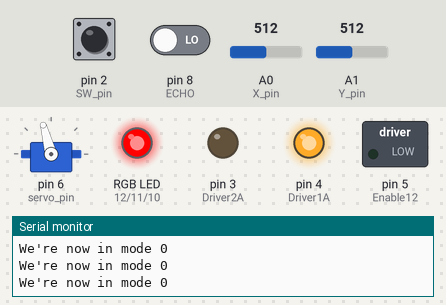
Bench run of a sketch on a simulated Arduino Uno, built with avr-gcc and run on an emulated ATmega328P. Parts: servo, switched loads named in the sketch (green lamp = pin HIGH), an RGB LED mixed from three pins (HIGH = lit), output pins drawn as LEDs (lit = HIGH), the last lines printed to the serial monitor. Inputs (shaded band) come from the test bench; at power-on: pin 2 (SW_pin) HIGH, pin 8 (ECHO) LOW, A0 (X_pin) = 512, A1 (Y_pin) = 512. Pins used as bus, display or sensor lines are not drawn.

Above: at 1.2 s.
1.3 s: pin 2 (SW_pin) pulled LOW for 0.15 s
At 1.9 s:
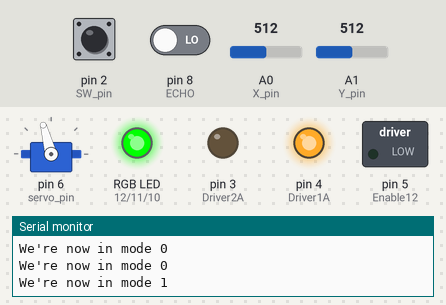
At 4.1 s:
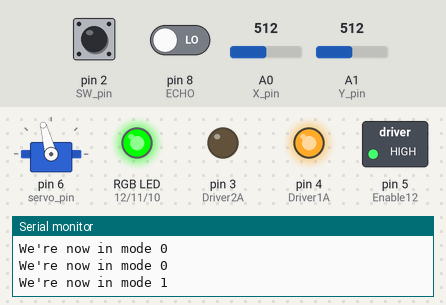
4.4 s: pin 2 (SW_pin) pulled LOW for 3.2 s
At 7.0 s:
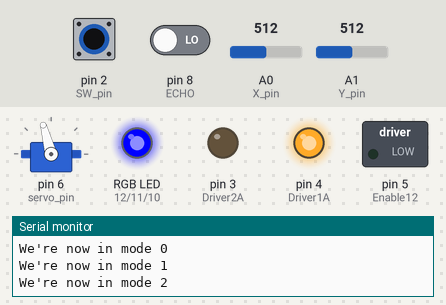
Timing chart, 0 to 20.2 s (numbered marks = the images above; inputs shaded):
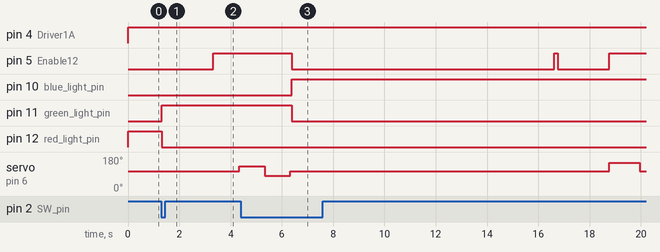

The sketch:

MEC830_-_Project_2.ino
```cpp
#include <Servo.h>

//joystick pins
const int X_pin = 0;
const int Y_pin = 1;
const int SW_pin = 2;

//servo pins
const int servo_pin = 6;

//dc motor pins
const int Enable12 = 5;  // PWM pin to L293D's EN12 (pin 1)
const int Driver1A = 4;  // To L293D's 1A (pin 2)
const int Driver2A = 3;  // To L293D's 2A (pin 7)

//sonic sensor pins
const int TRIG = 7;
const int ECHO = 8;

//led Pins
int red_light_pin= 12;
int green_light_pin = 11;
int blue_light_pin = 10;

//helper variables
int mode = 0;
//tune neutral angle so car is going straight
//range of 35 degree gives a 15-25cm radius circle
const int neutral = 105;
const int range = 25;
const int right = neutral + range;
const int left = neutral - range;
float sensor;
float d;
int buttonState;
int prevButtonState;
//120 is the lowest pwm possible for going straight
//use 155-255 as range of pwm
int speed = 255;
bool obstacle = false;


Servo servo;

void setup() {
  Serial.begin(9600);

  //joy stick
  pinMode(SW_pin, INPUT_PULLUP);

  //dc motor
  pinMode(Enable12,OUTPUT);
  pinMode(Driver1A,OUTPUT);
  pinMode(Driver2A,OUTPUT);

  //servo
  servo.attach(servo_pin);

  //sonic sensor
  pinMode(TRIG, OUTPUT);
  pinMode(ECHO, INPUT);

  //LED pins
  pinMode(red_light_pin, OUTPUT);
  pinMode(green_light_pin, OUTPUT);
  pinMode(blue_light_pin, OUTPUT);

  if (mode == 0)
  {
    RGB_color(255, 0, 0);
  } else if (mode == 1)
  {
    RGB_color(0, 255, 0);
  } else if (mode == 2)
  {
    RGB_color(0, 0, 255);
  }


  servo.write(neutral);
}

void loop() {
    //printlns for debugging
    // joystick direction is with wires facing away from you
    //Serial.println("X_pin: " + String(analogRead(X_pin)));
    //Serial.println("Y_pin: " + String(analogRead(Y_pin))); // 0 right, 1023 left,
    //Serial.println("SW_pin: " + String(digitalRead(SW_pin)));
    //Serial.println("Servo position: " + String(servo.read()));
    //Serial.println("Mode: " + String(mode));
    //Serial.println("Sensor Reading: " + String(Serial.println(sensor)));

    //task 1
    while (mode ==0)
    {
      Serial.println("We're now in mode 0");
      if (analogRead(Y_pin) > 450 && analogRead(Y_pin) < 550)
      {
        servo.write(neutral);
      } else if (analogRead(Y_pin) > 900)
      {
        //turn left
        servo.write(left-20);
      } else if (analogRead(Y_pin) < 100)
      {
        //turn right
        servo.write(right+20);
      }

      if (analogRead(X_pin) < 100)
      {
        motorCtrl(255, false);
      } else if (analogRead(X_pin) > 900){

        motorCtrl(255, true);
      } else{
        // maybe analog control will be viable
        motorCtrl(0,false);
      }

      if (!digitalRead(SW_pin)){
        mode = 1;
        RGB_color(0, 255, 0);
      }
    }

    //task 2
    while (mode == 1)
    {
      servo.write(neutral);
      motorCtrl(0,false);
      Serial.println("We're now in mode 1");
      delay(2000);
      motorCtrl(255, false);
      delay(1000);
      servo.write(right);
      delay(1000);
      // motorCtrl(int(-0.263*analogRead(X_pin)+255), false);
      //servo.write(neutral);
       //delay(300);
      servo.write(left);
      delay(1000);
      servo.write(neutral);
      //motorCtrl(int(-0.263*analogRead(X_pin)+255), false);
      delay(50);
      motorCtrl(0, false);

      while (true)
      {
        if (!digitalRead(SW_pin))
        {
          mode = 2;
          RGB_color(0, 0, 255);
          break;
        }
      }
    }

    //task 3
    if (mode == 2)
    {
      Serial.println("We're now in mode 2");
      // used to measure delay to distance relationship
//      delay(2000);
//      motorCtrl(255,false);
//      delay(1000);
//      motorCtrl(0,false);

      d = getDistance();
      servo.write(neutral);
      motorCtrl(255,false);
      delay((d+38-18)/0.16);
      motorCtrl(0, false);
      delay(2000);

      servo.write(right+20);
      motorCtrl(255,false);
      delay(1200);
      servo.write(neutral);
      delay(450);
      servo.write(left-20);
      delay(800);
      //motorCtrl(0,false);
      servo.write(right+20);
      delay(500);
      servo.write(neutral);
      motorCtrl(0, false);
      delay(1000);
      motorCtrl(255,false);
      d = 168 - (d+40);
      delay((d+38)/0.16);
      motorCtrl(0,false);

      mode = 0;
      RGB_color(255, 0, 0);
    }
}


void motorCtrl(byte speed, bool dir){
  //speed range 0-255
  analogWrite(Enable12,speed);  // PWM
  if (dir){
    digitalWrite(Driver1A,LOW);   // Boolean
    digitalWrite(Driver2A,HIGH);   // Boolean
  } else {
    digitalWrite(Driver1A,HIGH);   // Boolean
    digitalWrite(Driver2A,LOW);   // Boolean
  }
}

float getDistance()
{
    float pulse = 0;
    int sample = 10;
    for (int i=0; i<sample; i++)
    {
        digitalWrite(TRIG,LOW);
        delay(5);
        digitalWrite(TRIG,HIGH);
        delay(10);
        digitalWrite(TRIG, LOW);
        pulse += pulseIn(ECHO, HIGH);
        delay(10);
    }
    return (pulse/sample)*0.01848484288 + 0.421;
}

void RGB_color(int red_light_value, int green_light_value, int blue_light_value)
 {
  analogWrite(red_light_pin, red_light_value);
  analogWrite(green_light_pin, green_light_value);
  analogWrite(blue_light_pin, blue_light_value);
}
```

Measured:
- after the input at 1.3 s, pin 5 (Enable12): LOW → HIGH after 2.0 s; pin 11 (green_light_pin): LOW → HIGH at once; pin 12 (red_light_pin): HIGH → LOW at once; servo on pin 6 (servo_pin): 105° → 130° after 3.0 s
- after the input at 4.4 s, pin 10 (blue_light_pin): LOW → HIGH after 2.0 s; pin 11 (green_light_pin): HIGH → LOW after 2.0 s
